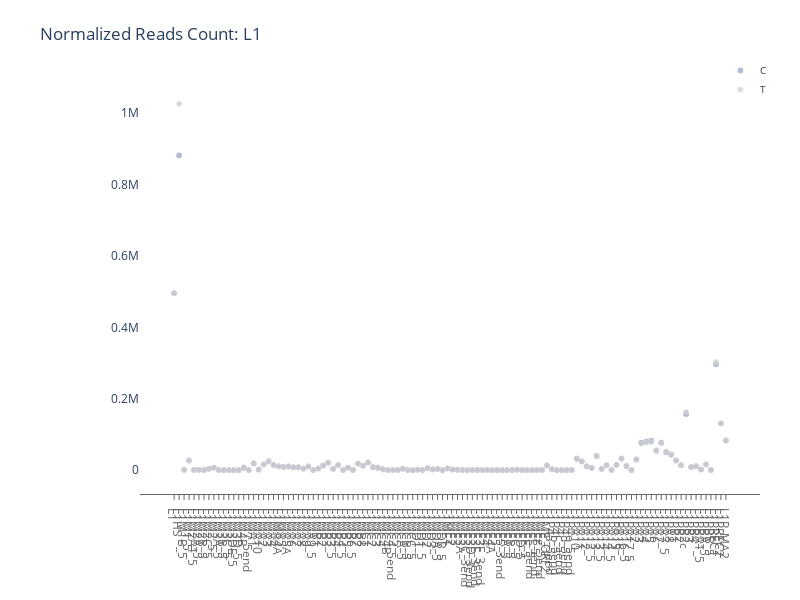

Notebook source saved alongside this figure:
### Code cell
plotly.offline.plot(fig_l1, filename='SALMONTE_RES/SalmonTE_L1_readCounts_NORM_SCALED_TXIMPORT.html')
plotly.offline.iplot(fig_l1, filename = "SALMONTE_RES/SalmonTE_L1_readCounts_NORM_SCALED_TXIMPORT.html")

### Figure 1 — Plotly figure (JSON) as saved in the notebook; plotly's stock layout.template omitted (floating-point values rounded to 4 significant figures)
{"data": [{"marker": {"color": "rgba(156, 165, 196, 0.95)", "line": {"color": "rgba(156, 165, 196, 1.0)", "width": 1}, "size": 5, "symbol": "circle"}, "mode": "markers", "name": "C", "opacity": 0.8, "type": "scatter", "x": ["L1", "L1HS", "L1M1B_5", "L1M1_5", "L1M2A1_5", "L1M2A_5", "L1M2B_5", "L1M2C_5", "L1M2_5", "L1M3A_5", "L1M3B_5", "L1M3C_5", "L1M3DE_5", "L1M3D_5", "L1M4B", "L1M7_5end", "L1MA1", "L1MA10", "L1MA2", "L1MA3", "L1MA4", "L1MA4A", "L1MA5", "L1MA5A", "L1MA6", "L1MA7", "L1MA8", "L1MA9", "L1MA9_5", "L1MB1", "L1MB2", "L1MB3", "L1MB3_5", "L1MB4", "L1MB4_5", "L1MB5", "L1MB6_5", "L1MB7", "L1MB8", "L1MC1", "L1MC2", "L1MC3", "L1MC4", "L1MC4B", "L1MC4_5end", "L1MC5", "L1MCA_5", "L1MCB_5", "L1MCC_5", "L1MD1", "L1MD1_5", "L1MD2", "L1MD3", "L1MDA_5", "L1MDB_5", "L1ME1", "L1ME2", "L1ME3", "L1ME3A", "L1ME3C_3end", "L1ME3D_3end", "L1ME3E_3end", "L1ME3F_3end", "L1ME4", "L1ME4A", "L1ME5", "L1ME5_3end", "L1MEA_5", "L1MEB_5", "L1MEC_5", "L1MED_5", "L1MEE_5", "L1MEe_5end", "L1MEf_5end", "L1MEg_5end", "L1ME_ORF2", "L1P4a_5end", "L1P4b_5end", "L1P4c_5end", "L1P4d_5end", "L1P4e_5end", "L1PA10", "L1PA11", "L1PA12", "L1PA12_5", "L1PA13", "L1PA13_5", "L1PA14", "L1PA14_5", "L1PA15", "L1PA16", "L1PA16_5", "L1PA17_5", "L1PA2", "L1PA3", "L1PA4", "L1PA5", "L1PA6", "L1PA7", "L1PA7_5", "L1PA8", "L1PB1", "L1PB2", "L1PB2c", "L1PB3", "L1PB4", "L1PBA1_5", "L1PBA_5", "L1PBB_5", "L1PREC1", "L1PREC2", "L1P_MA2"], "y": [495600.0, 881400.0, 1126.0, 26800.0, 978.5, 879.2, 801.5, 4152.0, 7041.0, 719.2, 57.8, 90.05, 74.86, 194.1, 6573.0, 45.34, 19020.0, 1722.0, 15950.0, 25030.0, 14210.0, 10810.0, 8912.0, 10210.0, 8060.0, 8087.0, 4384.0, 10570.0, 357.8, 4756.0, 13030.0, 20850.0, 3882.0, 14160.0, 221.1, 6961.0, 670.4, 18350.0, 12310.0, 21260.0, 8242.0, 6611.0, 2283.0, 318.4, 72.4, 422.4, 4154.0, 457.8, 17.96, 1524.0, 489.8, 5516.0, 2063.0, 2989.0, 149.7, 4804.0, 1870.0, 1277.0, 392.1, 198.4, 266.5, 429.7, 97.83, 220.7, 28.32, 251.8, 72.25, 9.886, 82.16, 1257.0, 58.39, 10.61, 32.5, 703.4, 148.3, 13010.0, 2420.0, 31.5, 134.3, 108.3, 660.2, 32270.0, 24720.0, 10860.0, 6420.0, 39560.0, 3431.0, 13800.0, 813.5, 14700.0, 32370.0, 11270.0, 104.7, 29900.0, 76830.0, 79950.0, 82240.0, 54470.0, 77070.0, 50420.0, 43660.0, 27220.0, 13510.0, 157100.0, 8776.0, 11180.0, 2036.0, 16060.0, 406.4, 296600.0, 131000.0, 83180.0]}, {"marker": {"color": "rgba(204, 204, 204, 0.95)", "line": {"color": "rgba(217, 217, 217, 1.0)", "width": 1}, "size": 5, "symbol": "circle"}, "mode": "markers", "name": "T", "opacity": 0.8, "type": "scatter", "x": ["L1", "L1HS", "L1M1B_5", "L1M1_5", "L1M2A1_5", "L1M2A_5", "L1M2B_5", "L1M2C_5", "L1M2_5", "L1M3A_5", "L1M3B_5", "L1M3C_5", "L1M3DE_5", "L1M3D_5", "L1M4B", "L1M7_5end", "L1MA1", "L1MA10", "L1MA2", "L1MA3", "L1MA4", "L1MA4A", "L1MA5", "L1MA5A", "L1MA6", "L1MA7", "L1MA8", "L1MA9", "L1MA9_5", "L1MB1", "L1MB2", "L1MB3", "L1MB3_5", "L1MB4", "L1MB4_5", "L1MB5", "L1MB6_5", "L1MB7", "L1MB8", "L1MC1", "L1MC2", "L1MC3", "L1MC4", "L1MC4B", "L1MC4_5end", "L1MC5", "L1MCA_5", "L1MCB_5", "L1MCC_5", "L1MD1", "L1MD1_5", "L1MD2", "L1MD3", "L1MDA_5", "L1MDB_5", "L1ME1", "L1ME2", "L1ME3", "L1ME3A", "L1ME3C_3end", "L1ME3D_3end", "L1ME3E_3end", "L1ME3F_3end", "L1ME4", "L1ME4A", "L1ME5", "L1ME5_3end", "L1MEA_5", "L1MEB_5", "L1MEC_5", "L1MED_5", "L1MEE_5", "L1MEe_5end", "L1MEf_5end", "L1MEg_5end", "L1ME_ORF2", "L1P4a_5end", "L1P4b_5end", "L1P4c_5end", "L1P4d_5end", "L1P4e_5end", "L1PA10", "L1PA11", "L1PA12", "L1PA12_5", "L1PA13", "L1PA13_5", "L1PA14", "L1PA14_5", "L1PA15", "L1PA16", "L1PA16_5", "L1PA17_5", "L1PA2", "L1PA3", "L1PA4", "L1PA5", "L1PA6", "L1PA7", "L1PA7_5", "L1PA8", "L1PB1", "L1PB2", "L1PB2c", "L1PB3", "L1PB4", "L1PBA1_5", "L1PBA_5", "L1PBB_5", "L1PREC1", "L1PREC2", "L1P_MA2"], "y": [495600.0, 1026000.0, 1132.0, 27450.0, 949.0, 929.0, 925.6, 3969.0, 7123.0, 743.8, 28.56, 84.49, 72.65, 166.9, 8476.0, 48.57, 19220.0, 1670.0, 16140.0, 23960.0, 14710.0, 10670.0, 8959.0, 10760.0, 8280.0, 8122.0, 4172.0, 10060.0, 358.7, 4732.0, 12560.0, 21100.0, 3942.0, 14520.0, 158.5, 6852.0, 677.9, 18010.0, 12090.0, 21490.0, 8687.0, 7314.0, 2385.0, 300.1, 76.09, 441.0, 3999.0, 371.9, 16.96, 1523.0, 1380.0, 5912.0, 2114.0, 3120.0, 156.6, 5058.0, 1815.0, 1304.0, 453.8, 133.3, 272.4, 597.1, 105.3, 200.3, 39.19, 284.6, 87.29, 0.986, 84.32, 1445.0, 80.25, 4.613, 43.78, 743.7, 143.7, 13270.0, 2403.0, 36.8, 157.1, 135.0, 719.3, 30250.0, 23370.0, 10170.0, 6406.0, 38940.0, 3844.0, 13890.0, 807.8, 13850.0, 32520.0, 12930.0, 126.9, 29990.0, 73950.0, 77180.0, 78160.0, 56030.0, 75120.0, 52430.0, 42300.0, 27010.0, 14010.0, 163700.0, 9462.0, 10900.0, 2022.0, 16110.0, 476.2, 303100.0, 130700.0, 82750.0]}], "layout": {"height": 600, "hovermode": "closest", "legend": {"font": {"size": 10}, "xanchor": "right", "yanchor": "middle"}, "margin": {"b": 50, "l": 140, "r": 40, "t": 80}, "paper_bgcolor": "white", "plot_bgcolor": "white", "title": {"text": "Normalized Reads Count: L1"}, "width": 800, "xaxis": {"dtick": 1, "linecolor": "rgb(102, 102, 102)", "showgrid": false, "showline": true, "showticklabels": true, "tickcolor": "rgb(102, 102, 102)", "tickfont": {"color": "rgb(102, 102, 102)"}, "ticks": "outside"}}}
